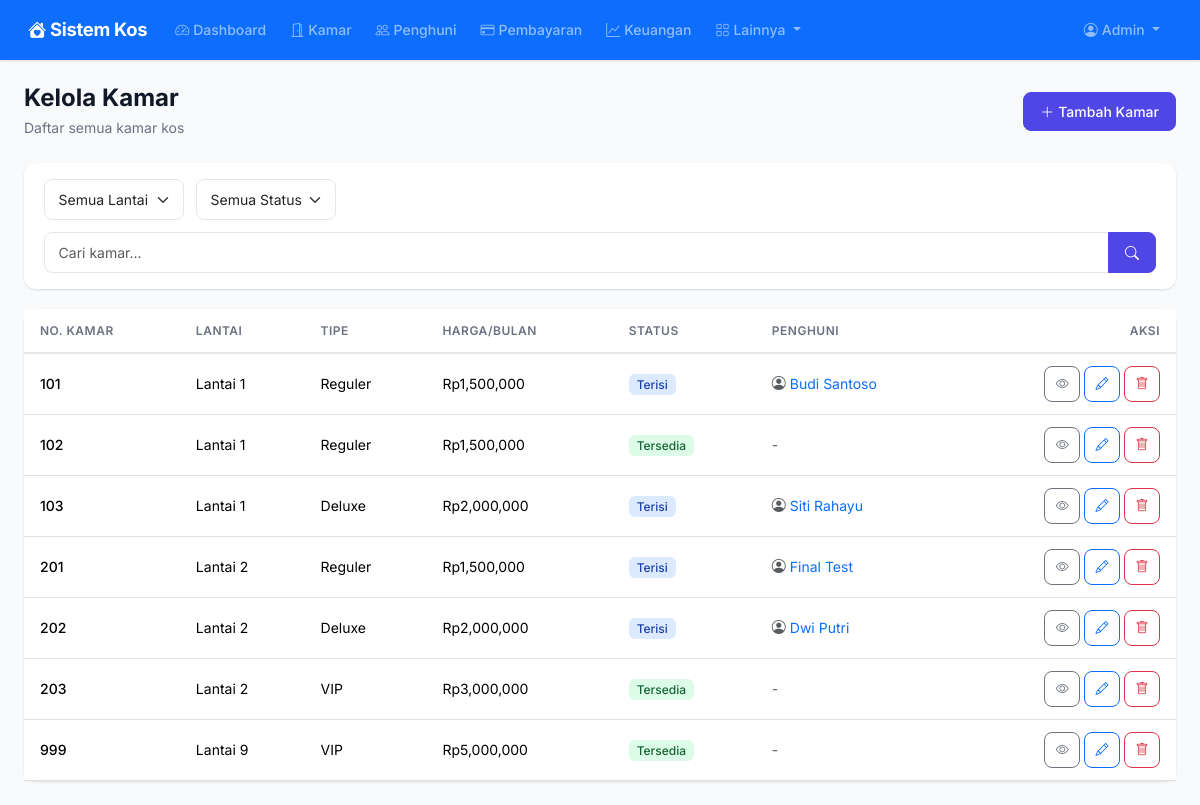
The page /rooms/ (signed in) on the database as committed earlier.
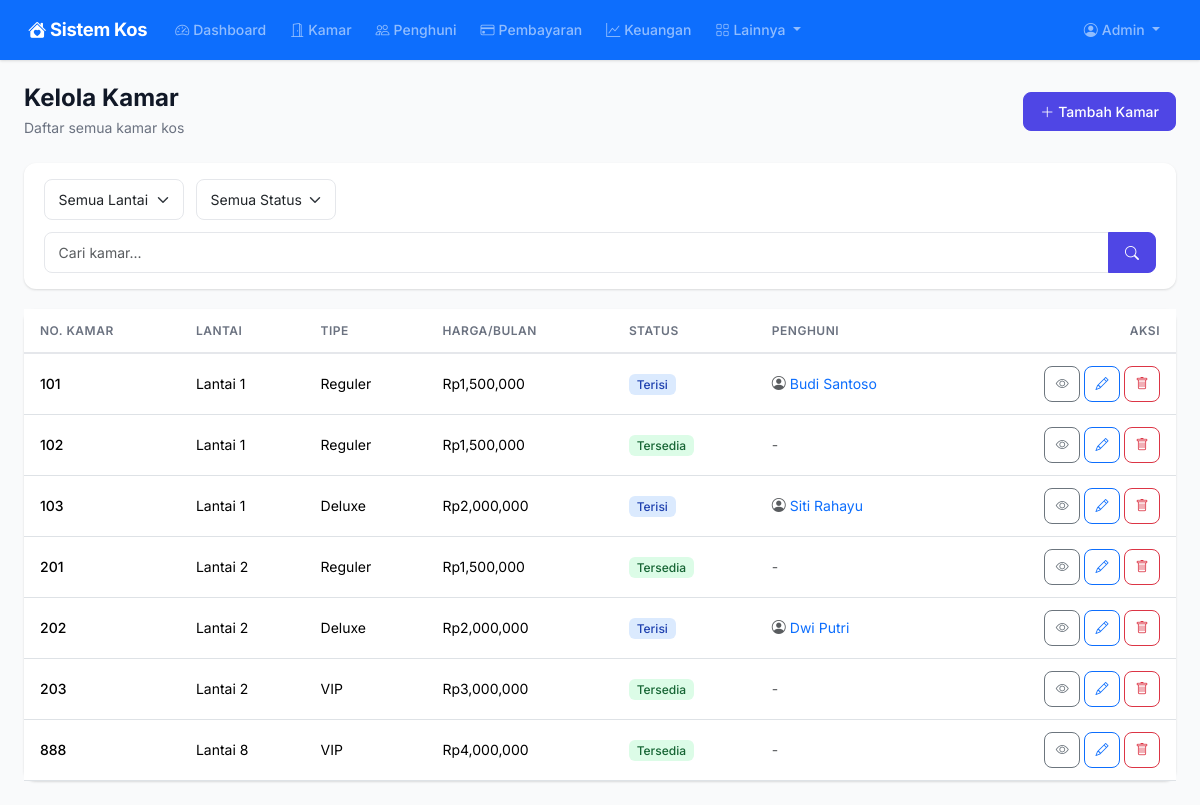
The same page on the database as committed later.
### models.py (models this page shows, shortened)
class Room(db.Model):
    __tablename__ = "rooms"
    id = db.Column(db.Integer, primary_key=True)
    nomor_kamar = db.Column(db.String(10), unique=True, nullable=False)
    lantai = db.Column(db.Integer, default=1)
    tipe = db.Column(db.String(50), default="Reguler")
    harga_per_bulan = db.Column(db.Float, nullable=False)
    ukuran = db.Column(db.String(50))
    fasilitas = db.Column(db.Text)
    status = db.Column(db.String(20), default="tersedia")
    deskripsi = db.Column(db.Text)
    created_at = db.Column(db.DateTime, default=datetime.utcnow)
    bookings = db.relationship("Booking", backref="room", lazy="dynamic")
    maintenance_requests = db.relationship("MaintenanceRequest", backref="room", lazy="dynamic")
    @property
    def booking_aktif(self):
        return Booking.query.filter_by(room_id=self.id, status="aktif").first()

class User(UserMixin, db.Model):
    __tablename__ = "users"
    id = db.Column(db.Integer, primary_key=True)
    username = db.Column(db.String(80), unique=True, nullable=False)
    email = db.Column(db.String(120), unique=True, nullable=False)
    password_hash = db.Column(db.String(256), nullable=False)
    role = db.Column(db.String(20), nullable=False, default="client")
    nama_lengkap = db.Column(db.String(150), nullable=False)
    no_telepon = db.Column(db.String(20))
    alamat = db.Column(db.Text)
    is_active = db.Column(db.Boolean, default=True)
    created_at = db.Column(db.DateTime, default=datetime.utcnow)
    bookings = db.relationship("Booking", backref="client", lazy="dynamic")
    notifications = db.relationship("Notification", backref="user", lazy="dynamic")

### routes/rooms.py (the view)
@rooms_bp.route("/")
@login_required
def index():
    if current_user.role == "admin":
        lantai = request.args.get("lantai", type=int)
        status = request.args.get("status")
        query = Room.query
        if lantai:
            query = query.filter_by(lantai=lantai)
        if status:
            query = query.filter_by(status=status)
        rooms = query.order_by(Room.lantai, Room.nomor_kamar).all()
        return render_template("rooms/index.html", rooms=rooms)
    rooms = Room.query.filter_by(status="tersedia").order_by(Room.lantai, Room.nomor_kamar).all()
    return render_template("rooms/public.html", rooms=rooms)

### app.py (called while the page is built)
def create_app():
    app = Flask(__name__)
    app.config.from_object("config.Config")
    db.init_app(app)
    login_manager.init_app(app)
    csrf.init_app(app)
    login_manager.login_view = "auth.login"
    login_manager.login_message = "Silakan login terlebih dahulu."
    from models import User
    @login_manager.user_loader
    def load_user(user_id):
        return User.query.get(int(user_id))
    @app.context_processor
    def inject_now():
        from datetime import datetime
        return {"now": datetime.now()}
    @app.context_processor
    def inject_utility():
        from datetime import date
        return {"date_today": date.today()}
    from routes import register_routes
    register_routes(app)
    with app.app_context():
        db.create_all()
    return app

### templates/rooms/index.html (shortened to what this page needs)
{% extends "base.html" %}
{% block content %}
<div class="page-header d-flex flex-wrap justify-content-between align-items-center">
    <div>
        <h1>Kelola Kamar</h1>
        <p>Daftar semua kamar kos</p>
    </div>
    <a href="{{ url_for('rooms.tambah') }}" class="btn btn-primary">
        <i class="bi bi-plus-lg me-1"></i>Tambah Kamar
    </a>
</div>
<form method="GET" action="{{ url_for('rooms.index') }}">
    <div class="filter-bar">
        <select name="lantai" class="form-select">
            <option value="">Semua Lantai</option>
        </select>
        <select name="status" class="form-select">
            <option value="">Semua Status</option>
        </select>
        <div class="input-group" style="min-width:200px">
            <input type="text" name="search" class="form-control" placeholder="Cari kamar..." value="{{ request.args.get('search', '') }}">
            <button class="btn btn-primary" type="submit"><i class="bi bi-search"></i></button>
        </div>
    </div>
</form>
{% if rooms %}
<div class="card border-0">
    <div class="table-responsive">
        <table class="table table-hover">
            <thead>
                <tr>
                    <th>No. Kamar</th>
                    <th>Lantai</th>
                    <th>Tipe</th>
                    <th>Harga/Bulan</th>
                    <th>Status</th>
                    <th>Penghuni</th>
                    <th class="text-end">Aksi</th>
                </tr>
            </thead>
            <tbody>
                {% for room in rooms %}
                <tr>
                    <td class="fw-medium">{{ room.nomor_kamar }}</td>
                    <td>Lantai {{ room.lantai }}</td>
                    <td>{{ room.tipe }}</td>
                    <td>Rp{{ "{:,.0f}".format(room.harga_per_bulan) }}</td>
                    <td>
                        {% set s = room.status|lower %}
                        {% if s == 'tersedia' %}
                        <span class="badge badge-success">Tersedia</span>
                        {% elif s == 'terisi' %}
                        <span class="badge badge-info">Terisi</span>
                        {% elif s == 'diperbaiki' %}
                        <span class="badge badge-warning">Diperbaiki</span>
                        {% else %}
                        <span class="badge badge-secondary">{{ room.status }}</span>
                        {% endif %}
                    </td>
                    <td>
                        {% if room.booking_aktif %}
                        <a href="{{ url_for('clients.detail', id=room.booking_aktif.client.id) }}" class="text-decoration-none">
                            <i class="bi bi-person-circle me-1 text-muted"></i>{{ room.booking_aktif.client.nama_lengkap }}
                        </a>
                        {% else %}
                        <span class="text-muted">-</span>
                        {% endif %}
                    </td>
                    <td class="text-end">
                        <a href="{{ url_for('rooms.detail', id=room.id) }}" class="btn btn-sm btn-outline-secondary btn-icon" title="Detail">
                            <i class="bi bi-eye"></i>
                        </a>
                        <a href="{{ url_for('rooms.edit', id=room.id) }}" class="btn btn-sm btn-outline-primary btn-icon" title="Edit">
                            <i class="bi bi-pencil"></i>
                        </a>
                        <form method="POST" action="{{ url_for('rooms.hapus', id=room.id) }}" class="d-inline" onsubmit="return confirm('Yakin hapus kamar {{ room.nomor_kamar }}?')">
                            <button type="submit" class="btn btn-sm btn-outline-danger btn-icon" title="Hapus">
                                <i class="bi bi-trash"></i>
                            </button>
                        </form>
                    </td>
                </tr>
                {% endfor %}
            </tbody>
        </table>
    </div>
</div>
{% endif %}
{% endblock %}

Rows that differ between the two databases and show on the page:
removed Room: nomor_kamar "999", lantai "9", tipe "VIP", harga_per_bulan "5,000,000", shows "Tersedia"
changed Room (number 4 of 7 on the later page): booking_aktif.client.nama_lengkap "Final Test" → (not shown); text "Terisi" → "Tersedia -"
added Room: nomor_kamar "888", lantai "8", tipe "VIP", harga_per_bulan "4,000,000", shows "Tersedia"
